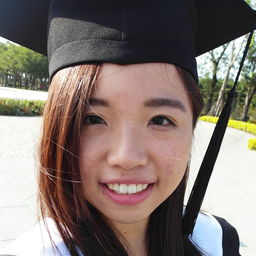
#> input picture data/raw/dataset/flickrfaceshq-dataset-ffhq/10.png, 256 x 256 px; its folder holds only this picture in this run
$ jupyter execute --allow-errors main.ipynb
#> lines starting #> are read from the running program, lines starting #| are printed output that depends on the picture
[cell 1]
import pandas as pd
import matplotlib.pyplot as plt
import cv2,os,glob
import numpy as np
from tqdm import tqdm
from scipy import stats as ks_stats
import seaborn as sns
import numpy as np
from numpy.linalg import norm
from scipy.stats import pearsonr, spearmanr, ks_2samp
from scipy import stats
from FreeAeonML.FACommon import CFACommon
from FreeAeonML.FADataEDA import CFADataDistribution,CFADataTest,CFAFitter,CFACommonStats

# Common Functions

[cell 2]
def get_files(directory):
    png_files = glob.glob(f"{directory}/*.csv")
    png_files_recursive = glob.glob(f"{directory}/**/*.csv", recursive=True)
    return png_files_recursive

def load_sample(action):
    fake_folder = get_files(f"../data/face/features/train/fake/")
    real_folder = get_files(f"../data/face/features/train/real/")
    result = []
    for file in tqdm(fake_folder,desc=f"loading {action}"):
        tmp = file.split(".csv")[0].split("/")[-1].split("-")
        pca = int(tmp[0])
        file_id = tmp[1]
        type = tmp[2]
        if type != action:
            continue
        if pca > 32:
            continue
        df_tmp = pd.read_csv(file)
        df_tmp['kind'] = "fake"
        df_tmp['pca'] = pca
        df_tmp['file'] = file_id
        result.append(df_tmp)

    for file in tqdm(real_folder,desc = f"loading {action}"):
        tmp = file.split(".csv")[0].split("/")[-1].split("-")
        pca = int(tmp[0])
        file_id = tmp[1]
        type = tmp[2]
        if type != action:
            continue
        if pca > 32:
            continue
        df_tmp = pd.read_csv(file)
        df_tmp['kind'] = "real"
        df_tmp['pca'] = pca
        df_tmp['file'] = file_id
        result.append(df_tmp)

    return pd.concat(result,ignore_index=True).reset_index(drop = True)

def normality_check(data):
    result = {}
    s = pd.Series(data)
    result['skew'] = s.skew()
    result['kurt'] = s.kurt()
    d_stat, p_value = ks_stats.kstest((data - np.mean(data)) / np.std(data), 'norm')

    result['ks_value'] = d_stat
    result['p_value'] = p_value

    if abs(result['skew']) < 0.5 and abs(result['kurt']) < 1.0 and result['ks_value'] < 0.03:
        result['normality'] = "Strong"
    elif abs(result['skew']) < 1.0 and abs(result['kurt']) < 2.0:
        result['normality'] = "Approximate"
    else:
        result['normality'] = "Deviation"
    return result

def remove_outliers_zscore(data, threshold=3.0):
    z = np.abs(stats.zscore(data, nan_policy='omit'))
    return data[z <= threshold]

def distribution_similarity_check(ds_real, ds_fake):
    result = {}
    ds_fake = remove_outliers_zscore(np.array(ds_fake), threshold=3.0)
    ds_real = remove_outliers_zscore(np.array(ds_real), threshold=3.0)
    d_stat, p_value = ks_stats.kstest(ds_real, ds_fake)
    #d_stat, p_value = ks_stats.ks_2samp(ds_real, ds_fake, alternative='two-sided', mode='auto')
    result['d_stat'] = d_stat
    result['p_value'] = p_value
    if d_stat < 0.02:
        result['similarity'] = "Identical"
    elif d_stat < 0.05:
        result['similarity'] = "Very Similar"
    elif d_stat < 0.10:
        result['similarity'] = "Fairly Similar"
    elif d_stat < 0.20:
        result['similarity'] = "Marginal"
    else:
        result['similarity'] = "Dissimilar"
    return result

# Samples

## face images

[cell 3]
face_id = 10
raw_path = f"../data/raw/dataset/flickrfaceshq-dataset-ffhq/{face_id}.png"
face_path = f"../data/face/crop/real/{face_id}.png"
fig, axes = plt.subplots(1, 2, figsize=(4, 4))
raw_img = cv2.imread(raw_path, cv2.IMREAD_GRAYSCALE)
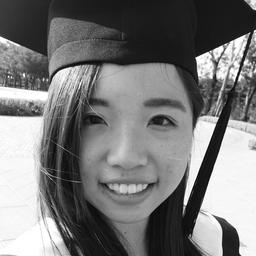
#> raw_img: shape (256, 256); min 6, max 255, mean 120.6
face_img = cv2.imread(face_path, cv2.IMREAD_GRAYSCALE)
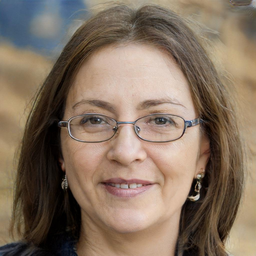
#> input picture data/raw/dataset/1-million-fake-faces/10.png, 256 x 256 px, found by its file name
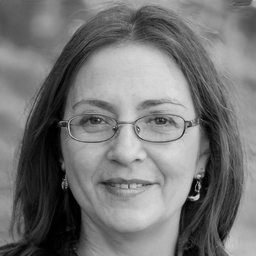
#> face_img: shape (256, 256); min 0, max 223, mean 116.9
axes[0].imshow(raw_img, cmap='gray')
axes[0].set_title(f"Raw image", fontsize=12)
axes[0].axis('off')
axes[1].imshow(face_img, cmap='gray')
axes[1].set_title(f"Face image", fontsize=12)
axes[1].axis('off')
plt.tight_layout()
plt.show()
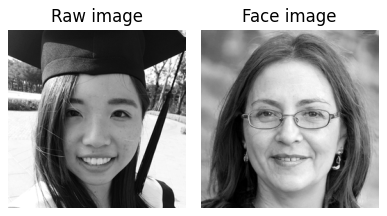
#> figure drawn by matplotlib, 2 panels

## Raw Image with PCA

[cell 4]
fig, axes = plt.subplots(3, 3, figsize=(4, 4))
axes = axes.flatten()
#> (the rest of this cell did not finish here and is left out)

## Residual Images with PCA

[cell 5]
fig, axes = plt.subplots(3, 3, figsize=(4, 4))
axes = axes.flatten()
#> (the rest of this cell did not finish here and is left out)

# Common

#> (a cell that did not finish here is left out)

#> (a cell that did not finish here is left out)

## KS test

[cell 8]
data_list = []
#> (the rest of this cell did not finish here and is left out)

#> (a cell that did not finish here is left out)

## Overview KS between Real and Fake
- by common features' distribution

#> (a cell that did not finish here is left out)

## Base line (before PCA)

### common feature distribution

[cell 11]
fig, axes = plt.subplots(2, 2, figsize=(8, 6))
axes = axes.flatten()
measuer_list = ['fd','entropy','std','mean']
i = 0
#> (the rest of this cell did not finish here and is left out)

### KS test result

#> (a cell that did not finish here is left out)

## Residual (After PCA)

### feature distribution

#> (a cell that did not finish here is left out)

### KS test result

[cell 14]
pd.set_option('display.float_format', '{:.4f}'.format)  # 6 位小数，可按需调整
#pd.set_option('display.float_format', '{:.3e}'.format)  # 按需要调整有效位数
#> (the rest of this cell did not finish here and is left out)

# MFS

#> (a cell that did not finish here is left out)
